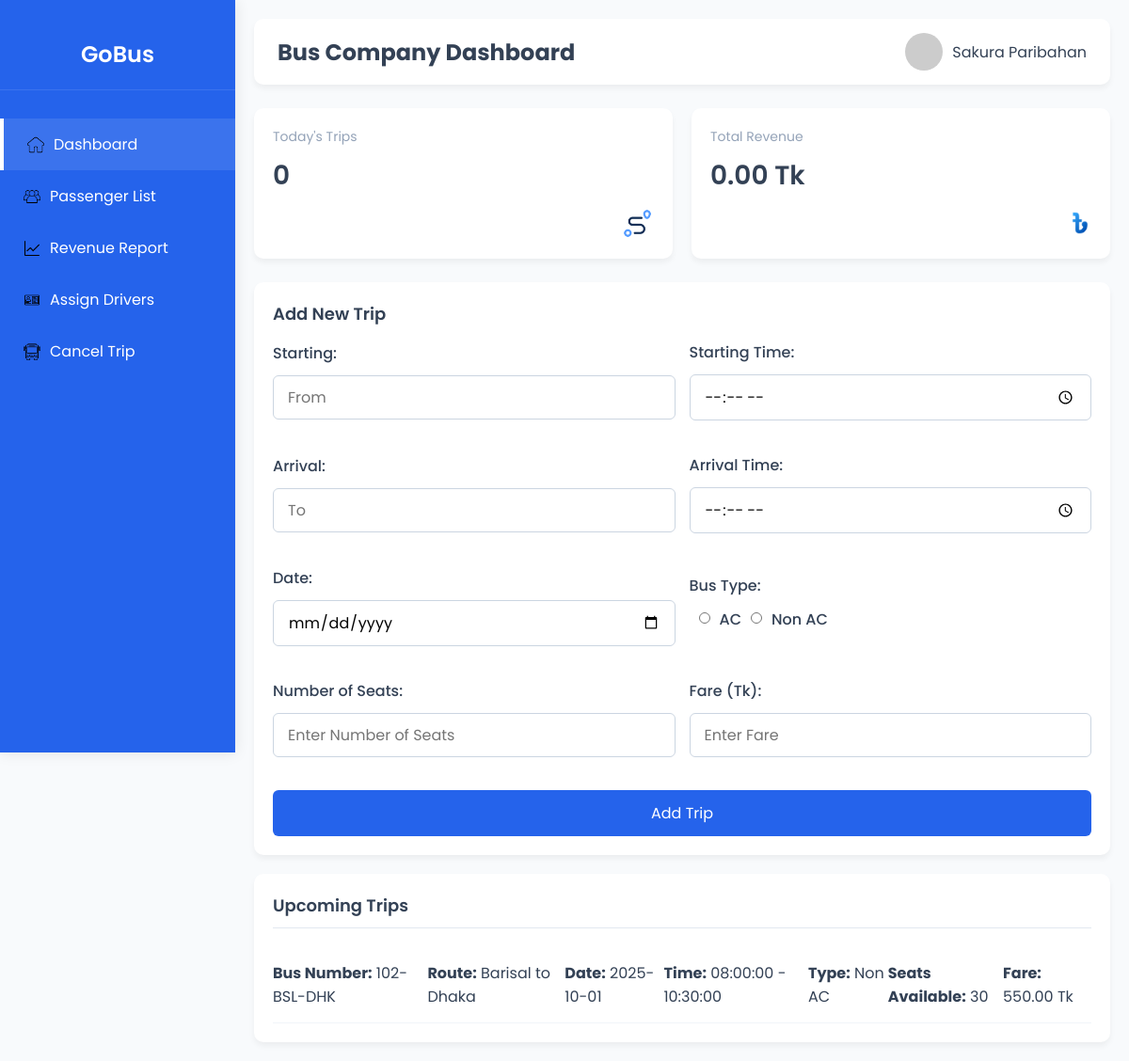
The page /screens/ownerBus.php (signed in) on the database its author committed.
### tables this page shows
CREATE TABLE `buses` (
  `id` int(11) NOT NULL,
  `operator_name` varchar(100) NOT NULL,
  `bus_number` varchar(50) NOT NULL,
  `bus_type` varchar(50) NOT NULL,
  `starting_point` varchar(100) NOT NULL,
  `destination` varchar(100) NOT NULL,
  `starting_time` time NOT NULL,
  `arrival_time` time NOT NULL,
  `fare` decimal(10,2) NOT NULL,
  `seats_available` int(11) NOT NULL,
  `journey_date` date NOT NULL
);

### screens/ownerBus.php (the view, shortened to what this page needs)
<?php
$company_name = htmlspecialchars($_SESSION['company_name']);
$errors = [];
$today_trips = 0;
$total_revenue = 0;
$upcoming_trips = [];
$servername = "localhost";
$db_username = "root";
$db_password = "";
$dbname = "gobus";
try {
    $conn = new mysqli($servername, $db_username, $db_password, $dbname);
    if ($conn->connect_error) {
        $errors['general'] = "Database connection failed: " . $conn->connect_error;
    } else {
        $sql = "SELECT COUNT(DISTINCT b.id) as trip_count
                FROM buses b
                WHERE b.operator_name = ? AND DATE(b.journey_date) = CURDATE()";
        $stmt = $conn->prepare($sql);
        $stmt->bind_param("s", $company_name);
        $stmt->execute();
        $result = $stmt->get_result();
        if ($row = $result->fetch_assoc()) {
            $today_trips = $row['trip_count'];
        }
        $sql = "SELECT COALESCE(SUM(fare), 0) as total_fare
                FROM bookings
                WHERE operator_name = ? AND status IN ('Upcoming', 'Completed')";
        $stmt = $conn->prepare($sql);
        $stmt->bind_param("s", $company_name);
        $stmt->execute();
        $result = $stmt->get_result();
        if ($row = $result->fetch_assoc()) {
            $total_revenue = $row['total_fare'];
        }
        $sql = "SELECT id, bus_number, starting_point, destination, starting_time, arrival_time, journey_date, bus_type, seats_available, fare
                FROM buses
                WHERE operator_name = ? AND journey_date >= CURDATE()
                ORDER BY journey_date ASC";
        $stmt = $conn->prepare($sql);
        $stmt->bind_param("s", $company_name);
        $stmt->execute();
        $result = $stmt->get_result();
        while ($row = $result->fetch_assoc()) {
            $upcoming_trips[] = $row;
        }
    }
} catch (mysqli_sql_exception $e) {
    $errors['general'] = "Database error: " . $e->getMessage();
}
?>
<!DOCTYPE html>
<html lang="en">
<head>
    <link rel="stylesheet" href="../css/styles11.css">
</head>
<body>
    <div class="sidebar">
        <div class="logo">
            <h2>GoBus</h2>
        </div>
        <div class="nav-links">
            <div class="nav-item" data-tab="dashboard"><img src="../picture/home.png" alt="Home Icon" style="width: 18px; height: 18px; margin-right: 10px; vertical-align: middle;"><span>Dashboard</span></div>
            <div class="nav-item" data-tab="passengers"><img src="../picture/user_group.png" alt="User List Icon" style="width: 18px; height: 18px; margin-right: 10px; vertical-align: middle;"><span>Passenger List</span></div>
            <div class="nav-item" data-tab="revenue"><img src="../picture/chart.png" alt="Chart Icon" style="width: 18px; height: 18px; margin-right: 10px; vertical-align: middle;"><span>Revenue Report</span></div>
            <div class="nav-item" data-tab="drivers"><img src="../picture/driver.png" alt="License Icon" style="width: 18px; height: 18px; margin-right: 10px; vertical-align: middle;"><span>Assign Drivers</span></div>
            <div class="nav-item" data-tab="trips"><img src="../picture/busCancel.png" alt="Cancel Bus Icon" style="width: 18px; height: 18px; margin-right: 10px; vertical-align: middle;"><span>Cancel Trip</span></div>
        </div>
    </div>
    <div class="main-content">
        <div class="header">
            <div class="header22">
                <h2>Bus Company Dashboard</h2>
            </div>
            <div class="user-profile" id="userProfile">
                <img src="https://ui-avatars.com/api/?name=<?php echo urlencode($company_name); ?>&background=2563eb&color=fff" alt="User">
                <div>
                    <div><?php echo $company_name; ?></div>
                </div>
            </div>
        </div>
        <div class="content-tabs" id="dashboard">
            <div class="dashboard-cards">
                <div class="card stat-card">
                    <div class="label">Today's Trips</div>
                    <div class="value"><?php echo htmlspecialchars($today_trips); ?></div>
                    <div class="icon"><img src="../picture/path.png" alt="Money Icon" style="width: 35px; height: 35px; vertical-align: middle;"></div>
                </div>
                <div class="card stat-card">
                    <div class="label">Total Revenue</div>
                    <div class="value"><?php echo htmlspecialchars(number_format($total_revenue, 2)); ?> Tk</div>
                    <div class="icon"><img src="../picture/taka.png" alt="Money Icon" style="width: 24px; height: 24px; vertical-align: middle;"></div>
                </div>
            </div>
            <div class="add-trip-form">
                <h3>Add New Trip</h3>
                <form id="trip" method="POST" action="">
                    <div class="form-group">
                        <label for="trip-from">Starting:</label>
                        <input type="text" id="trip-from" name="trip-from" placeholder="From" value="<?php echo isset($_SESSION['form_data']['trip']['trip-from']) ? htmlspecialchars($_SESSION['form_data']['trip']['trip-from']) : ''; ?>">
                    </div>
                    <div class="form-group">
                        <label for="starting-time">Starting Time:</label>
                        <input type="time" id="starting-time" name="starting-time" value="<?php echo isset($_SESSION['form_data']['trip']['starting-time']) ? htmlspecialchars($_SESSION['form_data']['trip']['starting-time']) : ''; ?>">
                    </div>
                    <div class="form-group">
                        <label for="trip-to">Arrival:</label>
                        <input type="text" id="trip-to" name="trip-to" placeholder="To" value="<?php echo isset($_SESSION['form_data']['trip']['trip-to']) ? htmlspecialchars($_SESSION['form_data']['trip']['trip-to']) : ''; ?>">
                    </div>
                    <div class="form-group">
                        <label for="arrival-time">Arrival Time:</label>
                        <input type="time" id="arrival-time" name="arrival-time" value="<?php echo isset($_SESSION['form_data']['trip']['arrival-time']) ? htmlspecialchars($_SESSION['form_data']['trip']['arrival-time']) : ''; ?>">
                    </div>
                    <div class="form-group">
                        <label for="trip-date">Date:</label>
                        <input type="date" id="trip-date" name="trip-date" value="<?php echo isset($_SESSION['form_data']['trip']['trip-date']) ? htmlspecialchars($_SESSION['form_data']['trip']['trip-date']) : ''; ?>">
                    </div>
                    <div class="form-group">
                        <label for="bus-type">Bus Type:</label>
                        <div class="bus-options">
                            <input type="radio" id="ac" name="bus-type" value="AC" <?php echo (isset($_SESSION['form_data']['trip']['bus-type']) && $_SESSION['form_data']['trip']['bus-type'] === 'AC') ? 'checked' : ''; ?>><label for="ac">AC</label>
                            <input type="radio" id="non-ac" name="bus-type" value="Non AC" <?php echo (isset($_SESSION['form_data']['trip']['bus-type']) && $_SESSION['form_data']['trip']['bus-type'] === 'Non AC') ? 'checked' : ''; ?>><label for="non-ac">Non AC</label>
                        </div>
                    </div>
                    <div class="form-group">
                        <label for="seat-number">Number of Seats:</label>
                        <input type="text" id="seat-number" name="seat-number" placeholder="Enter Number of Seats" value="<?php echo isset($_SESSION['form_data']['trip']['seat-number']) ? htmlspecialchars($_SESSION['form_data']['trip']['seat-number']) : ''; ?>">
                    </div>
                    <div class="form-group">
                        <label for="fare">Fare (Tk):</label>
                        <input type="text" id="fare" name="fare" placeholder="Enter Fare" value="<?php echo isset($_SESSION['form_data']['trip']['fare']) ? htmlspecialchars($_SESSION['form_data']['trip']['fare']) : ''; ?>">
                    </div>
                    <button type="submit" class="add-trip-btn">Add Trip</button>
                </form>
            </div>
            <div class="trip-list" id="upcoming-trips">
                <h3 class="section-title">Upcoming Trips</h3>
                <?php if (empty($upcoming_trips)): ?>
                    <p>No upcoming trips found.</p>
                <?php else: ?>
                    <?php foreach ($upcoming_trips as $trip): ?>
                        <div class="trip-item">
                            <p><strong>Bus Number:</strong> <?php echo htmlspecialchars($trip['bus_number']); ?></p>
                            <p><strong>Route:</strong> <?php echo htmlspecialchars($trip['starting_point'] . ' to ' . $trip['destination']); ?></p>
                            <p><strong>Date:</strong> <?php echo htmlspecialchars($trip['journey_date']); ?></p>
                            <p><strong>Time:</strong> <?php echo htmlspecialchars($trip['starting_time'] . ' - ' . $trip['arrival_time']); ?></p>
                            <p><strong>Type:</strong> <?php echo htmlspecialchars($trip['bus_type']); ?></p>
                            <p><strong>Seats Available:</strong> <?php echo htmlspecialchars($trip['seats_available']); ?></p>
                            <p><strong>Fare:</strong> <?php echo htmlspecialchars($trip['fare']); ?> Tk</p>
                        </div>
                    <?php endforeach; ?>
                <?php endif; ?>
            </div>
        </div>
    </div>
</body>
</html>

### css/styles11.css (style rules this page uses)
* { margin: 0; padding: 0; box-sizing: border-box; font-family: 'Poppins', sans-serif; }
:root { --primary: #2563eb; --primary-dark: #1e40af; --secondary: #64748b; --light: #f1f5f9; --dark: #1e293b; --success: #22c55e; --warning: #eab308; --danger: #ef4444; --gray: #94a3b8; --sidebar-width: 250px; }
body { background-color: #f8fafc; color: #334155; display: flex; min-height: 100vh; }
.sidebar { width: var(--sidebar-width); background: var(--primary); color: white; padding: 20px 0; height: 100vh; position: fixed; box-shadow: 0 0 15px rgba(0, 0, 0, 0.1); }
.logo { text-align: center; padding: 20px 0; border-bottom: 1px solid rgba(255, 255, 255, 0.1); }
.logo h2 { font-weight: 600; color: white; }
.nav-links { margin-top: 30px; }
.nav-item { padding: 15px 25px; display: flex; align-items: center; transition: all 0.3s ease; cursor: pointer; }
.nav-item:hover, .nav-item.active { background: rgba(255, 255, 255, 0.1); border-left: 4px solid white; }
.main-content { flex: 1; margin-left: var(--sidebar-width); padding: 20px; }
.header { display: flex; justify-content: space-between; align-items: center; padding: 15px 25px; background: white; border-radius: 10px; box-shadow: 0 4px 6px rgba(0, 0, 0, 0.05); margin-bottom: 25px; }
.user-profile { display: flex; align-items: center; }
.user-profile img { width: 40px; height: 40px; border-radius: 50%; margin-right: 10px; object-fit: cover; }
.dashboard-cards { display: grid; grid-template-columns: repeat(auto-fit, minmax(280px, 1fr)); gap: 20px; margin-bottom: 25px; }
.card { background: white; border-radius: 10px; padding: 20px; box-shadow: 0 4px 6px rgba(0, 0, 0, 0.05); }
.stat-card { display: flex; flex-direction: column; }
.stat-card .value { font-size: 28px; font-weight: 600; margin: 10px 0; }
.stat-card .label { color: var(--gray); font-size: 14px; }
.stat-card .icon { align-self: flex-end; font-size: 24px; color: var(--primary); }
.trip-list { background: white; border-radius: 10px; padding: 20px; box-shadow: 0 4px 6px rgba(0, 0, 0, 0.05); }
.section-title { font-size: 18px; font-weight: 600; margin-bottom: 20px; padding-bottom: 10px; border-bottom: 1px solid #e2e8f0; }
.trip-item { display: flex; justify-content: space-between; align-items: center; padding: 15px 0; border-bottom: 1px solid #f1f5f9; }
.content-tabs { display: none; }
.content-tabs.active { display: block; }
.form-group { margin-bottom: 20px; }
label { display: block; margin-bottom: 8px; font-weight: 500; }
input, select { width: 100%; padding: 10px 15px; border: 1px solid #cbd5e1; border-radius: 6px; font-size: 16px; }
.add-trip-form { background: white; border-radius: 10px; padding: 20px; margin-bottom: 20px; box-shadow: 0 4px 6px rgba(0, 0, 0, 0.05); }
.add-trip-form h3 { font-size: 18px; font-weight: 600; margin-bottom: 15px; }
.add-trip-form form { display: grid; grid-template-columns: repeat(2, 1fr); gap: 15px; align-items: center; }
.add-trip-form .form-group { display: flex; flex-direction: column; gap:3px; }
.add-trip-form .form-group .bus-options { display: flex; gap: 10px; margin-left: 10px; }
.add-trip-form input[type="radio"] { width: 12px; height: 12px; margin-top: 5px; }
.add-trip-form input, .add-trip-form button { padding: 10px 15px; font-size: 16px; border-radius: 6px; border: 1px solid #cbd5e1; }
.add-trip-form button { grid-column: 1 / -1; padding: 12px; background-color: var(--primary); color: white; border: none; border-radius: 6px; cursor: pointer; font-size: 16px; transition: all 0.3s ease; }

### rows shown on the page
buses: bus_number "102-BSL-DHK", starting_point+destination "Barisal to Dhaka", journey_date "2025-10-01", starting_time+arrival_time "08:00:00 - 10:30:00", bus_type "Non AC", seats_available "30", fare "550.00"

### other values the page prints
$company_name "Sakura Paribahan"
$today_trips "0"
$total_revenue "0.00"
